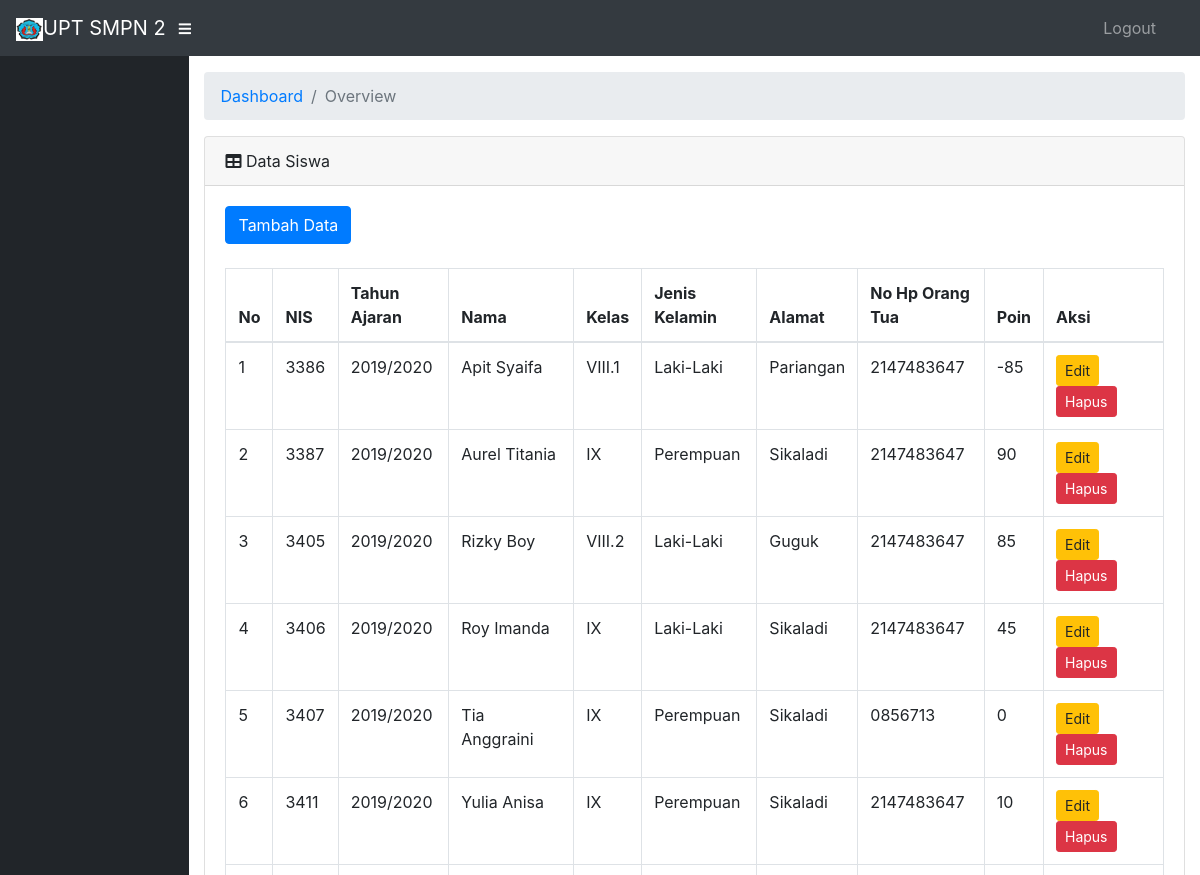
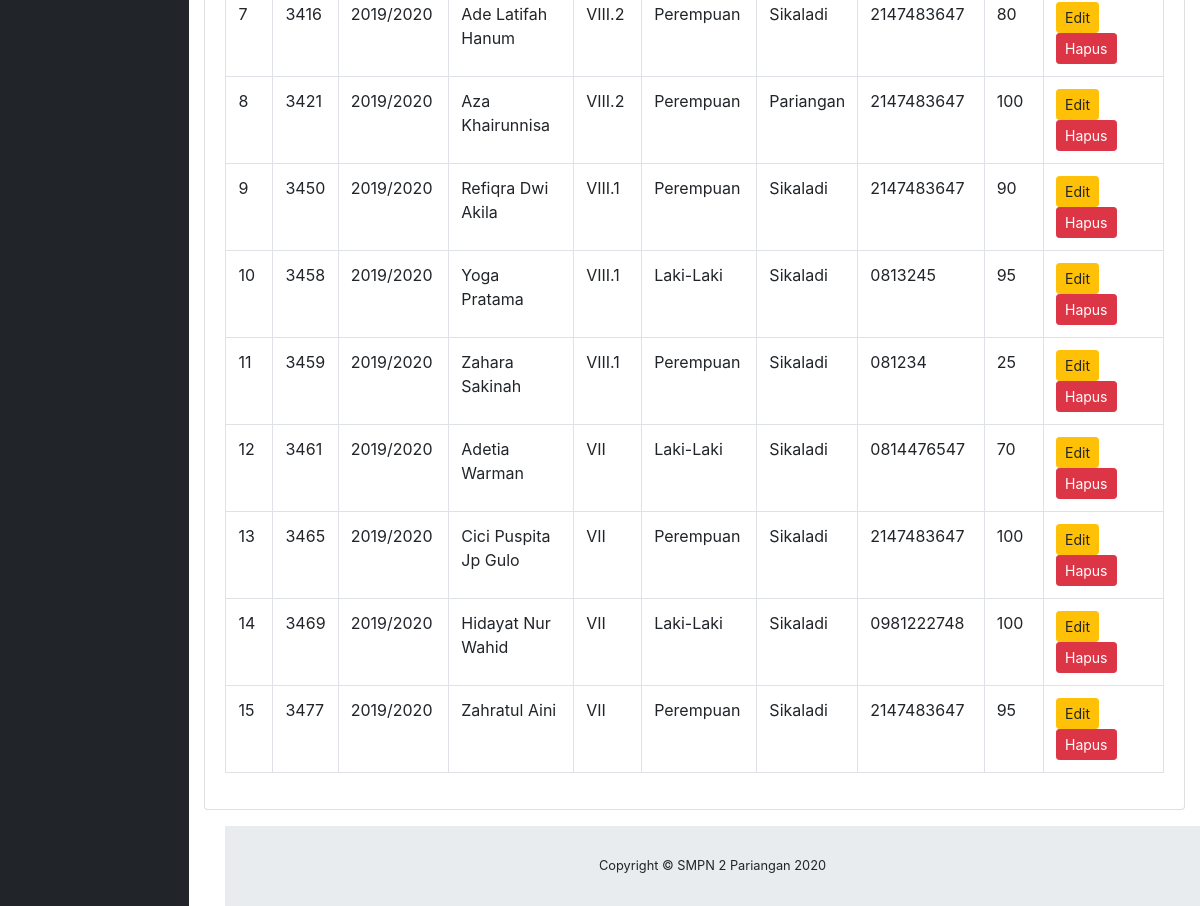
The app's page /siswas/index, older data (2 pictures, top to bottom).
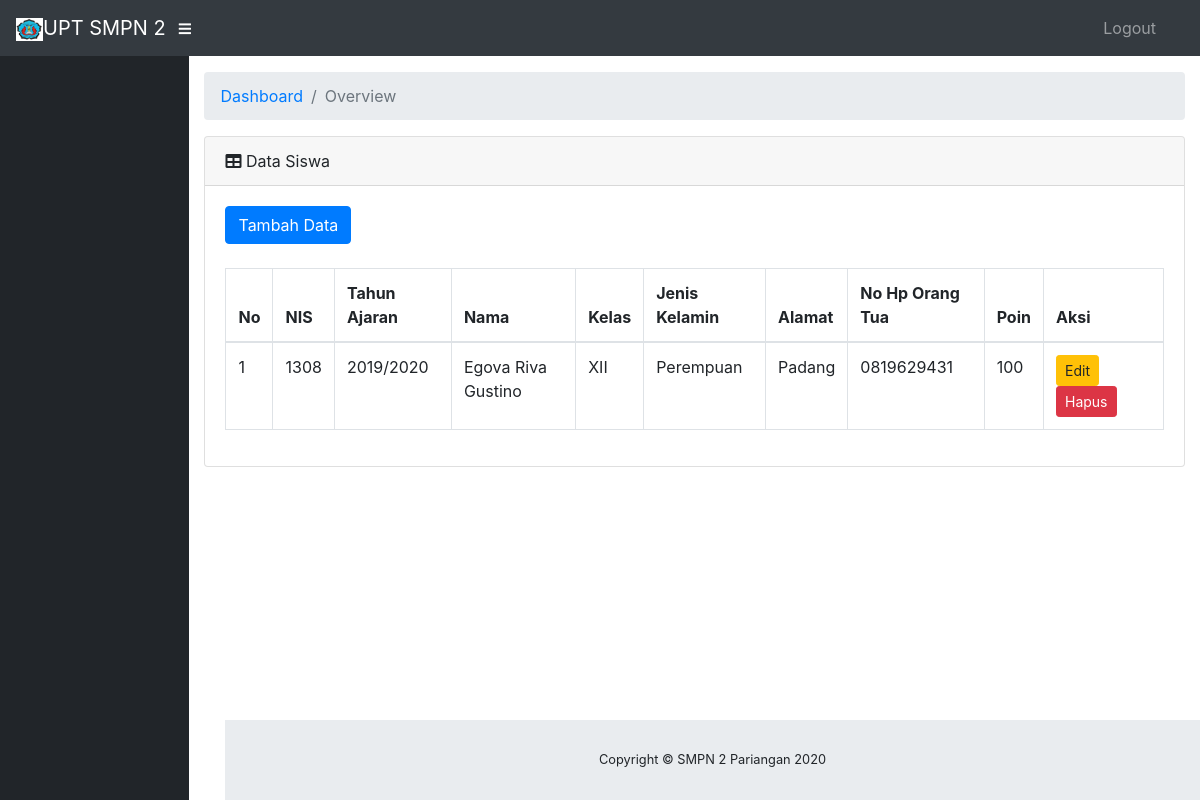
The same page, newer data.
### tables this page shows
CREATE TABLE IF NOT EXISTS `siswa` (
  `nis` int(10) NOT NULL,
  `ta` varchar(10) NOT NULL,
  `nm_siswa` varchar(30) NOT NULL,
  `kelas` varchar(10) NOT NULL,
  `jekel` varchar(2) NOT NULL,
  `alamat` varchar(50) NOT NULL,
  `no_hp_ortu` varchar(20) NOT NULL,
  `point` int(11) NOT NULL DEFAULT '100'
);

### application/controllers/Siswas.php (called while the page is built, shortened)
<?php
class Siswas extends CI_Controller
{
    public function __construct()
    {
        $this->load->model('Msiswas');
        $this->load->model('Musers');
        $this->load->library("form_validation");
    }
    public function index($offset = 0)
    {
        $data['datasiswas'] = $this->Msiswas->getAll();
        $this->load->view('siswas/index', $data);
    }
}

### index.php (called while the page is built, shortened)
<?php
require_once BASEPATH.'core/CodeIgniter.php';

### application/models/Msiswas.php (called while the page is built, shortened)
<?php
class Msiswas extends CI_Model
{
    private $_table = "siswa";
    public function getAll()
    {
        return $this->db->get($this->_table)->result();
    }
}

### application/views/siswas/index.php (the view, shortened to what this page needs)
<!DOCTYPE html>
<html lang="en">
<head>
</head>
<body id="page-top">
    <div id="wrapper">
        <div id="content-wrapper">
            <div class="container-fluid">
                <div class="card mb-3">
                    <div class="card-header">
                        <i class="fas fa-table"></i>
                        Data Siswa</div>
                    <div class="card-body">
                        <a href="<?php echo base_url() ?>siswas/add" class="btn btn-primary">Tambah Data</a>
                        <br>
                        <br>
                        <div class="table-responsive">
                            <table class="table table-bordered" id="dataTable" width="100%" cellspacing="0">
                                <thead>
                                    <tr>
                                        <th>No</th>
                                        <th>NIS</th>
                                        <th>Tahun Ajaran</th>
                                        <th>Nama</th>
                                        <th>Kelas</th>
                                        <th>Jenis Kelamin</th>
                                        <th>Alamat</th>
                                        <th>No Hp Orang Tua</th>
                                        <th>Poin</th>
                                        <th>Aksi</th>
                                    </tr>
                                </thead>
                                <tbody>
                                    <?php foreach ($datasiswas as $no => $datasiswa) :
                                        $jkel = $datasiswa->jekel == "L" ? "Laki-Laki" : "Perempuan";
                                    ?>
                                        <tr>
                                            <td><?php echo ++$no ?></td>
                                            <td><?php echo $datasiswa->nis ?></td>
                                            <td><?php echo $datasiswa->ta ?></td>
                                            <td><?php echo $datasiswa->nm_siswa ?></td>
                                            <td><?php echo $datasiswa->kelas ?></td>
                                            <td><?php echo $jkel ?></td>
                                            <td><?php echo $datasiswa->alamat ?></td>
                                            <td><?php echo $datasiswa->no_hp_ortu ?></td>
                                            <td><?php echo $datasiswa->point ?></td>
                                            <td width="120px">
                                                <a class="btn btn-warning btn-sm" href="<?php echo base_url() ?>siswas/edit/<?php echo $datasiswa->nis ?>">Edit</a>
                                                <a class="btn btn-danger btn-sm" href="<?php echo base_url() ?>siswas/delete/<?php echo $datasiswa->nis ?>">Hapus</a>
                                            </td>
                                        </tr>
                                    <?php endforeach ?>
                                </tbody>
                            </table>
                        </div>
                    </div>
                </div>
            </div>
        </div>
    </div>
</body>
</html>

Row changes from the older to the newer data that the page shows:
removed siswa: nis "3386", ta "2019/2020", nm_siswa "Apit Syaifa", kelas "VIII.1", jekel "Laki-Laki", alamat "Pariangan", no_hp_ortu "2147483647", point "-85"
removed siswa: nis "3387", ta "2019/2020", nm_siswa "Aurel Titania", kelas "IX", jekel "Perempuan", alamat "Sikaladi", no_hp_ortu "2147483647", point "90"
removed siswa: nis "3405", ta "2019/2020", nm_siswa "Rizky Boy", kelas "VIII.2", jekel "Laki-Laki", alamat "Guguk", no_hp_ortu "2147483647", point "85"
removed siswa: nis "3406", ta "2019/2020", nm_siswa "Roy Imanda", kelas "IX", jekel "Laki-Laki", alamat "Sikaladi", no_hp_ortu "2147483647", point "45"
removed siswa: nis "3407", ta "2019/2020", nm_siswa "Tia Anggraini", kelas "IX", jekel "Perempuan", alamat "Sikaladi", no_hp_ortu "0856713", point "0"
removed siswa: nis "3411", ta "2019/2020", nm_siswa "Yulia Anisa", kelas "IX", jekel "Perempuan", alamat "Sikaladi", no_hp_ortu "2147483647", point "10"
removed siswa: nis "3416", ta "2019/2020", nm_siswa "Ade Latifah Hanum", kelas "VIII.2", jekel "Perempuan", alamat "Sikaladi", no_hp_ortu "2147483647", point "80"
removed siswa: nis "3421", ta "2019/2020", nm_siswa "Aza Khairunnisa", kelas "VIII.2", jekel "Perempuan", alamat "Pariangan", no_hp_ortu "2147483647", point "100"
removed siswa: nis "3450", ta "2019/2020", nm_siswa "Refiqra Dwi Akila", kelas "VIII.1", jekel "Perempuan", alamat "Sikaladi", no_hp_ortu "2147483647", point "90"
removed siswa: nis "3458", ta "2019/2020", nm_siswa "Yoga Pratama", kelas "VIII.1", jekel "Laki-Laki", alamat "Sikaladi", no_hp_ortu "0813245", point "95"
removed siswa: nis "3459", ta "2019/2020", nm_siswa "Zahara Sakinah", kelas "VIII.1", jekel "Perempuan", alamat "Sikaladi", no_hp_ortu "081234", point "25"
removed siswa: nis "3461", ta "2019/2020", nm_siswa "Adetia Warman", kelas "VII", jekel "Laki-Laki", alamat "Sikaladi", no_hp_ortu "0814476547", point "70"
removed siswa: nis "3465", ta "2019/2020", nm_siswa "Cici Puspita Jp Gulo", kelas "VII", jekel "Perempuan", alamat "Sikaladi", no_hp_ortu "2147483647", point "100"
removed siswa: nis "3469", ta "2019/2020", nm_siswa "Hidayat Nur Wahid", kelas "VII", jekel "Laki-Laki", alamat "Sikaladi", no_hp_ortu "0981222748", point "100"
removed siswa: nis "3477", ta "2019/2020", nm_siswa "Zahratul Aini", kelas "VII", jekel "Perempuan", alamat "Sikaladi", no_hp_ortu "2147483647", point "95"
added siswa: nis "1308", ta "2019/2020", nm_siswa "Egova Riva Gustino", kelas "XII", jekel "Perempuan", alamat "Padang", no_hp_ortu "0819629431", point "100"
